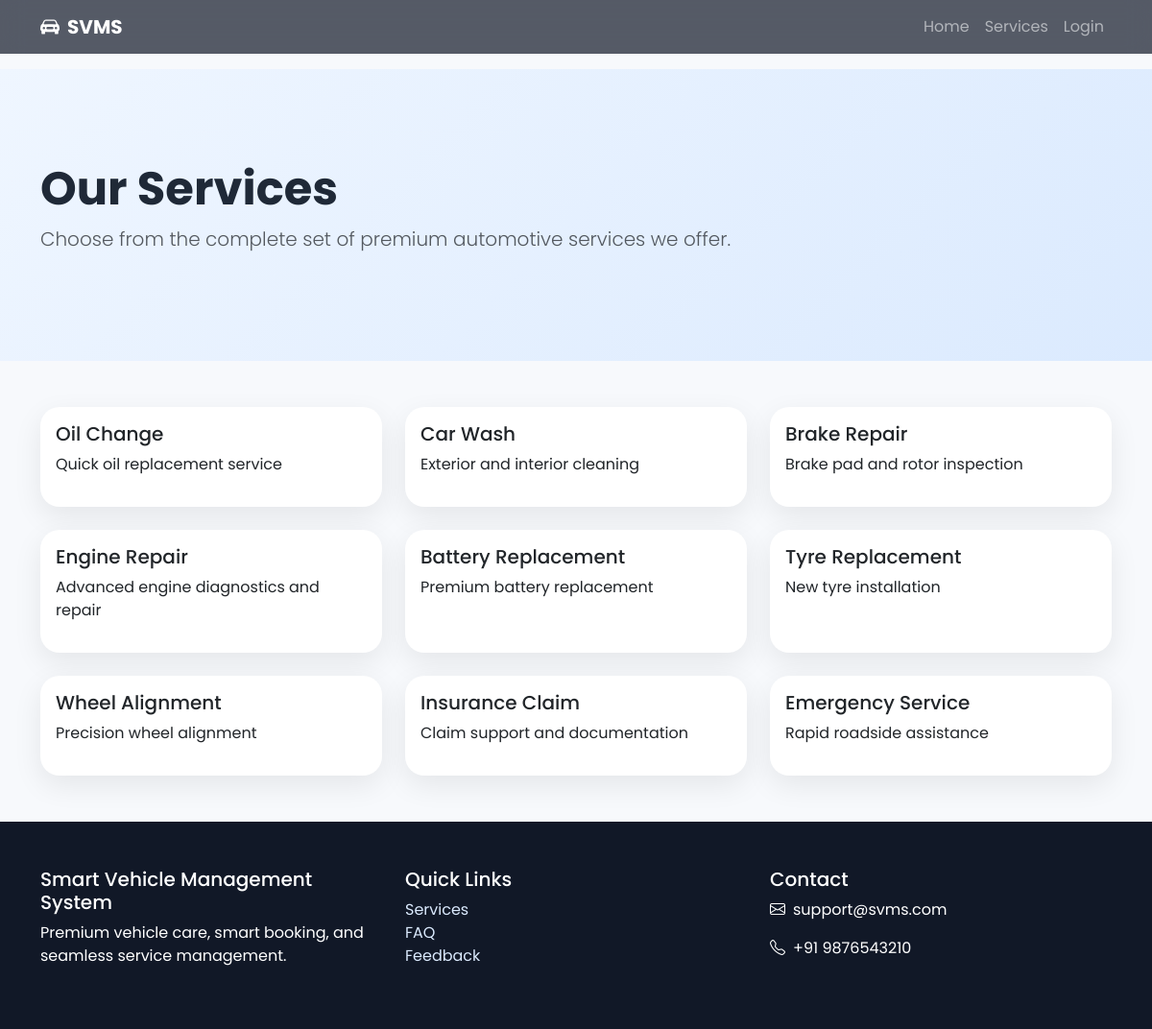
/services, run on the app's committed database.
### tables this page shows
CREATE TABLE services (
                id INTEGER PRIMARY KEY AUTOINCREMENT,
                name TEXT UNIQUE NOT NULL,
                description TEXT,
                price REAL DEFAULT 0.0
            );

### app.py (the view)
@app.route('/services')
def services():
    return render_template('services.html', services=get_services())

### app.py (called while the page is built)
def get_db():
    conn = sqlite3.connect(DB_PATH)
    conn.row_factory = sqlite3.Row
    return conn

def get_services():
    conn = get_db()
    try:
        rows = conn.execute('SELECT id, name, description, price FROM services ORDER BY id').fetchall()
        return [dict(row) for row in rows]
    finally:
        conn.close()

### templates/services.html
{% extends 'base.html' %}
{% block content %}
<section class="page-hero py-5">
  <div class="container py-5">
    <h1 class="display-5 fw-bold">Our Services</h1>
    <p class="lead text-muted">Choose from the complete set of premium automotive services we offer.</p>
  </div>
</section>
<section class="py-5">
  <div class="container">
    <div class="row g-4">
      {% for service in services %}
      <div class="col-md-4">
        <div class="card service-card h-100">
          <div class="card-body">
            <h5>{{ service.name }}</h5>
            <p>{{ service.description or 'Professional service with certified experts and premium care.' }}</p>
          </div>
        </div>
      </div>
      {% endfor %}
    </div>
  </div>
</section>
{% endblock %}

### static/styles.css (style rules this page uses)
:root { --primary: #0d6efd; --secondary: #38bdf8; --dark: #111827; --light: #f8fbff; }
* { font-family: 'Poppins', sans-serif; }
body { background: #f7f9fc; color: #1f2937; }
.glass-card, .service-card, .step-card, .testimonial-card, .category-card, .stat-card, .card { border: 0; border-radius: 1.25rem; box-shadow: 0 10px 30px rgba(0,0,0,0.08); background: white; }
.page-hero { background: linear-gradient(135deg, #eff6ff, #dbeafe); }

### data on the page
services: name "Oil Change", description "Quick oil replacement service"
services: name "Car Wash", description "Exterior and interior cleaning"
services: name "Brake Repair", description "Brake pad and rotor inspection"
services: name "Engine Repair", description "Advanced engine diagnostics and repair"
services: name "Battery Replacement", description "Premium battery replacement"
services: name "Tyre Replacement", description "New tyre installation"
services: name "Wheel Alignment", description "Precision wheel alignment"
services: name "Insurance Claim", description "Claim support and documentation"
services: name "Emergency Service", description "Rapid roadside assistance"
